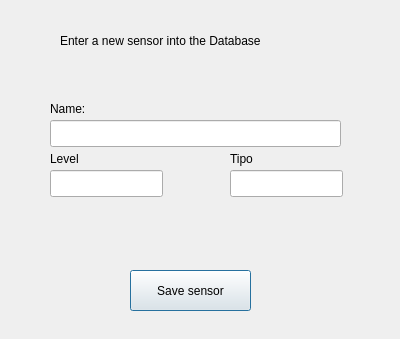
<?xml version="1.0" encoding="UTF-8"?>
<ui version="4.0">
 <class>NewSensor</class>
 <widget class="QDialog" name="NewSensor">
  <property name="geometry">
   <rect>
    <x>0</x>
    <y>0</y>
    <width>400</width>
    <height>339</height>
   </rect>
  </property>
  <property name="windowTitle">
   <string>Dialog</string>
  </property>
  <widget class="QLabel" name="label">
   <property name="geometry">
    <rect>
     <x>60</x>
     <y>10</y>
     <width>261</width>
     <height>61</height>
    </rect>
   </property>
   <property name="text">
    <string>Enter a new sensor into the Database </string>
   </property>
  </widget>
  <widget class="QLineEdit" name="lineEdit_name">
   <property name="geometry">
    <rect>
     <x>50</x>
     <y>120</y>
     <width>291</width>
     <height>27</height>
    </rect>
   </property>
  </widget>
  <widget class="QLineEdit" name="lineEdit_type">
   <property name="geometry">
    <rect>
     <x>230</x>
     <y>170</y>
     <width>113</width>
     <height>27</height>
    </rect>
   </property>
  </widget>
  <widget class="QLineEdit" name="lineEdit_level">
   <property name="geometry">
    <rect>
     <x>50</x>
     <y>170</y>
     <width>113</width>
     <height>27</height>
    </rect>
   </property>
  </widget>
  <widget class="QLabel" name="label_2">
   <property name="geometry">
    <rect>
     <x>50</x>
     <y>100</y>
     <width>67</width>
     <height>17</height>
    </rect>
   </property>
   <property name="text">
    <string>Name:</string>
   </property>
  </widget>
  <widget class="QLabel" name="label_3">
   <property name="geometry">
    <rect>
     <x>50</x>
     <y>150</y>
     <width>67</width>
     <height>17</height>
    </rect>
   </property>
   <property name="text">
    <string>Level</string>
   </property>
  </widget>
  <widget class="QPushButton" name="pushButton">
   <property name="geometry">
    <rect>
     <x>130</x>
     <y>270</y>
     <width>121</width>
     <height>41</height>
    </rect>
   </property>
   <property name="text">
    <string>Save sensor</string>
   </property>
  </widget>
  <widget class="QLabel" name="label_5">
   <property name="geometry">
    <rect>
     <x>230</x>
     <y>150</y>
     <width>67</width>
     <height>17</height>
    </rect>
   </property>
   <property name="text">
    <string>Tipo</string>
   </property>
  </widget>
 </widget>
 <resources/>
 <connections/>
</ui>
